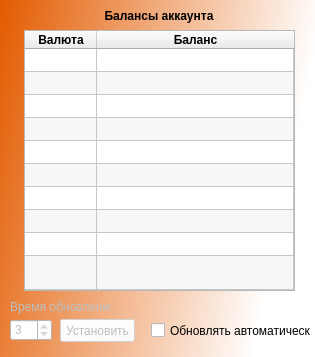
<?xml version="1.0" encoding="UTF-8"?>
<ui version="4.0">
 <class>BalanceWindow</class>
 <widget class="QDialog" name="BalanceWindow">
  <property name="windowModality">
   <enum>Qt::NonModal</enum>
  </property>
  <property name="geometry">
   <rect>
    <x>0</x>
    <y>0</y>
    <width>315</width>
    <height>357</height>
   </rect>
  </property>
  <property name="sizePolicy">
   <sizepolicy hsizetype="Fixed" vsizetype="Fixed">
    <horstretch>0</horstretch>
    <verstretch>0</verstretch>
   </sizepolicy>
  </property>
  <property name="minimumSize">
   <size>
    <width>315</width>
    <height>357</height>
   </size>
  </property>
  <property name="maximumSize">
   <size>
    <width>315</width>
    <height>357</height>
   </size>
  </property>
  <property name="contextMenuPolicy">
   <enum>Qt::ActionsContextMenu</enum>
  </property>
  <property name="windowTitle">
   <string>Балансы пользователя</string>
  </property>
  <property name="windowIcon">
   <iconset>
    <normaloff>img/Logo.jpg</normaloff>img/Logo.jpg</iconset>
  </property>
  <property name="whatsThis">
   <string notr="true"/>
  </property>
  <property name="styleSheet">
   <string notr="true">background-color: qlineargradient(spread:pad, x1:0, y1:0, x2:0.983, y2:0.227273, stop:0 rgba(227, 91, 0, 255), stop:1 rgba(255, 255, 255, 255));</string>
  </property>
  <property name="modal">
   <bool>false</bool>
  </property>
  <widget class="QLabel" name="label_userBalances">
   <property name="enabled">
    <bool>true</bool>
   </property>
   <property name="geometry">
    <rect>
     <x>89</x>
     <y>6</y>
     <width>140</width>
     <height>20</height>
    </rect>
   </property>
   <property name="styleSheet">
    <string notr="true">background-color:0,0,0,10</string>
   </property>
   <property name="text">
    <string>&lt;html&gt;&lt;head/&gt;&lt;body&gt;&lt;p&gt;&lt;span style=&quot; font-weight:600;&quot;&gt;Балансы аккаунта&lt;/span&gt;&lt;/p&gt;&lt;/body&gt;&lt;/html&gt;</string>
   </property>
   <property name="alignment">
    <set>Qt::AlignCenter</set>
   </property>
  </widget>
  <widget class="QTableWidget" name="tableWidget_balanceTable">
   <property name="enabled">
    <bool>true</bool>
   </property>
   <property name="geometry">
    <rect>
     <x>24</x>
     <y>30</y>
     <width>271</width>
     <height>261</height>
    </rect>
   </property>
   <property name="styleSheet">
    <string notr="true">background-color:0,0,0,10</string>
   </property>
   <property name="alternatingRowColors">
    <bool>true</bool>
   </property>
   <property name="rowCount">
    <number>10</number>
   </property>
   <attribute name="horizontalHeaderDefaultSectionSize">
    <number>72</number>
   </attribute>
   <attribute name="horizontalHeaderStretchLastSection">
    <bool>true</bool>
   </attribute>
   <attribute name="verticalHeaderVisible">
    <bool>false</bool>
   </attribute>
   <attribute name="verticalHeaderCascadingSectionResizes">
    <bool>false</bool>
   </attribute>
   <attribute name="verticalHeaderDefaultSectionSize">
    <number>23</number>
   </attribute>
   <attribute name="verticalHeaderMinimumSectionSize">
    <number>3</number>
   </attribute>
   <attribute name="verticalHeaderShowSortIndicator" stdset="0">
    <bool>true</bool>
   </attribute>
   <attribute name="verticalHeaderStretchLastSection">
    <bool>true</bool>
   </attribute>
   <row/>
   <row/>
   <row/>
   <row/>
   <row/>
   <row/>
   <row/>
   <row/>
   <row/>
   <row/>
   <column>
    <property name="text">
     <string>Валюта</string>
    </property>
    <property name="font">
     <font>
      <weight>75</weight>
      <bold>true</bold>
     </font>
    </property>
   </column>
   <column>
    <property name="text">
     <string>Баланс</string>
    </property>
    <property name="font">
     <font>
      <weight>75</weight>
      <bold>true</bold>
     </font>
    </property>
   </column>
   <item row="0" column="0">
    <property name="flags">
     <set>ItemIsSelectable|ItemIsUserCheckable|ItemIsEnabled</set>
    </property>
   </item>
  </widget>
  <widget class="QCheckBox" name="checkBox_circularRefreshBalance">
   <property name="geometry">
    <rect>
     <x>151</x>
     <y>322</y>
     <width>160</width>
     <height>17</height>
    </rect>
   </property>
   <property name="styleSheet">
    <string notr="true">background-color:0,0,0,10</string>
   </property>
   <property name="text">
    <string>Обновлять автоматически</string>
   </property>
  </widget>
  <widget class="QPushButton" name="pushButton_EnableBalanceRefreshTime">
   <property name="enabled">
    <bool>false</bool>
   </property>
   <property name="geometry">
    <rect>
     <x>60</x>
     <y>319</y>
     <width>75</width>
     <height>23</height>
    </rect>
   </property>
   <property name="styleSheet">
    <string notr="true">background-color: rgb(255, 255, 255);</string>
   </property>
   <property name="text">
    <string>Установить</string>
   </property>
  </widget>
  <widget class="QLabel" name="label_balanceRefreshTime">
   <property name="enabled">
    <bool>false</bool>
   </property>
   <property name="geometry">
    <rect>
     <x>10</x>
     <y>299</y>
     <width>101</width>
     <height>16</height>
    </rect>
   </property>
   <property name="styleSheet">
    <string notr="true">background-color:0,0,0,10</string>
   </property>
   <property name="text">
    <string>&lt;html&gt;&lt;head/&gt;&lt;body&gt;&lt;p&gt;Время обновления&lt;/p&gt;&lt;/body&gt;&lt;/html&gt;</string>
   </property>
  </widget>
  <widget class="QSpinBox" name="spinBox_balanceRefreshTime">
   <property name="enabled">
    <bool>false</bool>
   </property>
   <property name="geometry">
    <rect>
     <x>10</x>
     <y>319</y>
     <width>42</width>
     <height>22</height>
    </rect>
   </property>
   <property name="styleSheet">
    <string notr="true">background-color: rgb(255, 255, 255);</string>
   </property>
   <property name="maximum">
    <number>999</number>
   </property>
   <property name="value">
    <number>3</number>
   </property>
   <property name="displayIntegerBase">
    <number>10</number>
   </property>
  </widget>
 </widget>
 <resources/>
 <connections/>
</ui>
